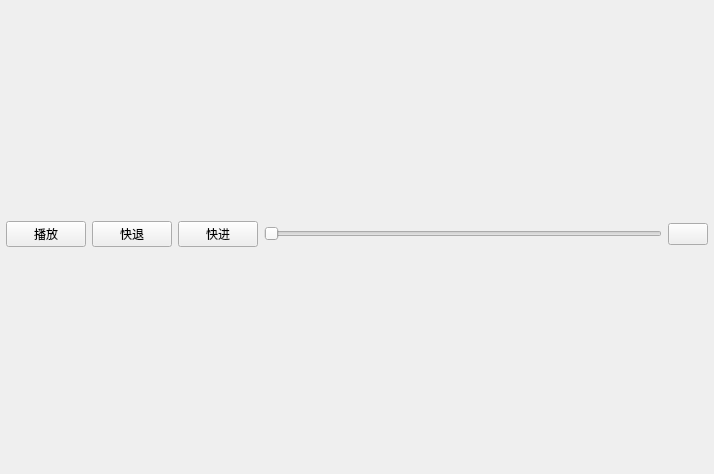
<?xml version="1.0" encoding="UTF-8"?>
<ui version="4.0">
 <class>VideoPlayer</class>
 <widget class="QWidget" name="VideoPlayer">
  <property name="geometry">
   <rect>
    <x>0</x>
    <y>0</y>
    <width>714</width>
    <height>474</height>
   </rect>
  </property>
  <property name="windowTitle">
   <string>Form</string>
  </property>
  <property name="styleSheet">
   <string notr="true"/>
  </property>
  <layout class="QGridLayout" name="gridLayout" rowstretch="9,0">
   <property name="leftMargin">
    <number>0</number>
   </property>
   <property name="topMargin">
    <number>0</number>
   </property>
   <property name="rightMargin">
    <number>0</number>
   </property>
   <property name="bottomMargin">
    <number>0</number>
   </property>
   <item row="0" column="0">
    <layout class="QVBoxLayout" name="verticalLayout">
     <property name="sizeConstraint">
      <enum>QLayout::SetDefaultConstraint</enum>
     </property>
    </layout>
   </item>
   <item row="1" column="0">
    <layout class="QHBoxLayout" name="horizontalLayout">
     <property name="leftMargin">
      <number>6</number>
     </property>
     <property name="rightMargin">
      <number>6</number>
     </property>
     <property name="bottomMargin">
      <number>6</number>
     </property>
     <item>
      <widget class="QPushButton" name="btnPlay">
       <property name="text">
        <string>播放</string>
       </property>
       <property name="icon">
        <iconset resource="../../resource/resouce.qrc">
         <normaloff>:/img/icon/play-play-48.png</normaloff>:/img/icon/play-play-48.png</iconset>
       </property>
       <property name="iconSize">
        <size>
         <width>18</width>
         <height>18</height>
        </size>
       </property>
      </widget>
     </item>
     <item>
      <widget class="QPushButton" name="btnRewind">
       <property name="text">
        <string>快退</string>
       </property>
       <property name="icon">
        <iconset resource="../../resource/resouce.qrc">
         <normaloff>:/img/icon/play-rewind.png</normaloff>:/img/icon/play-rewind.png</iconset>
       </property>
       <property name="iconSize">
        <size>
         <width>18</width>
         <height>18</height>
        </size>
       </property>
      </widget>
     </item>
     <item>
      <widget class="QPushButton" name="btnForward">
       <property name="enabled">
        <bool>true</bool>
       </property>
       <property name="text">
        <string>快进</string>
       </property>
       <property name="icon">
        <iconset resource="../../resource/resouce.qrc">
         <normaloff>:/img/icon/play-fast-forward.png</normaloff>:/img/icon/play-fast-forward.png</iconset>
       </property>
       <property name="iconSize">
        <size>
         <width>18</width>
         <height>18</height>
        </size>
       </property>
      </widget>
     </item>
     <item>
      <widget class="QSlider" name="slider">
       <property name="orientation">
        <enum>Qt::Horizontal</enum>
       </property>
      </widget>
     </item>
     <item>
      <widget class="QPushButton" name="btnVoice">
       <property name="text">
        <string/>
       </property>
       <property name="icon">
        <iconset resource="../../resource/resouce.qrc">
         <normaloff>:/img/icon/play-sound-speaker.png</normaloff>:/img/icon/play-sound-speaker.png</iconset>
       </property>
       <property name="iconSize">
        <size>
         <width>18</width>
         <height>18</height>
        </size>
       </property>
      </widget>
     </item>
    </layout>
   </item>
  </layout>
 </widget>
 <resources>
  <include location="../../resource/resouce.qrc"/>
  <include location="../../resource/resouce.qrc"/>
  <include location="../../resource/resouce.qrc"/>
 </resources>
 <connections/>
</ui>
